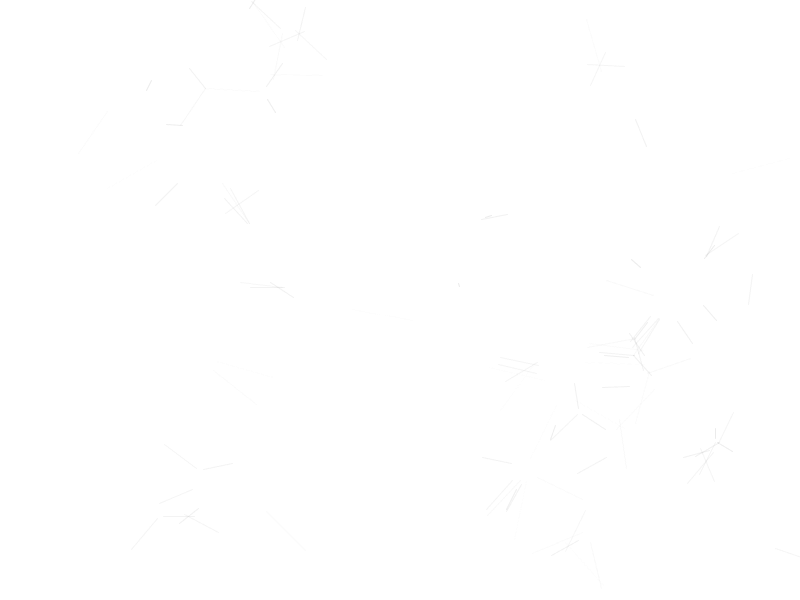
Frame 1 (no input)
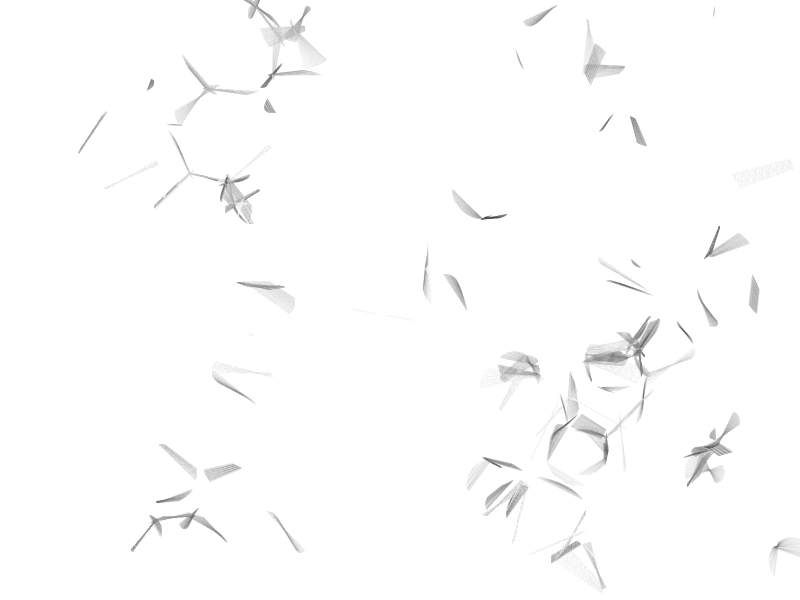
Frame 60 (the mouse pressed at the canvas centre just before this capture)
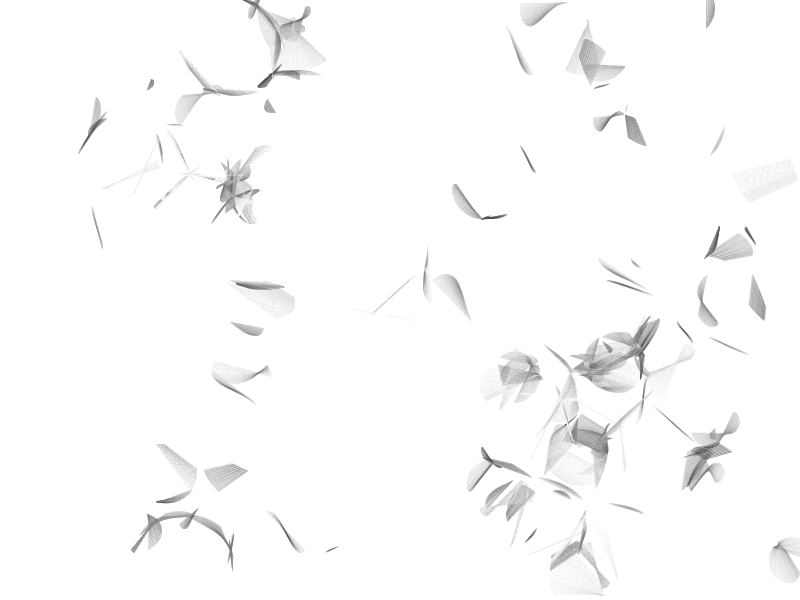
Frame 120 (the mouse held since frame 60 and released just before this capture)

The Processing sketch that drew these frames (run headless with seeded random() and noise(); from frame 60 on, the mouse is pressed at the canvas centre):

// Processing sketch: S3_B_REAS
// ── S3_B_REAS.pde
/* 
   
   Structure 3 
   
   A surface filled with one hundred medium to small sized circles. 
   Each circle has a different size and direction, but moves at the same slow rate. 
   Display: 
   A. The instantaneous intersections of the circles 
   >>> B. The aggregate intersections of the circles 
 
   Restored by Casey Reas <http://reas.com> 
   22 June 2016 
   Processing v.3.1.1 <http://processing.org> 
   
   Implemented by Casey Reas <http://groupc.net> 
   8 March 2004 
   Processing v.68 <http://processing.org> 
 
*/ 
 
int numCircle = 100; 
Circle[] circles = new Circle[numCircle]; 
 
void setup() 
{ 
  size(800, 600);
  frameRate(30); 
  for(int i=0; i<numCircle; i++) { 
    circles[i] = new Circle(random(width), (float)height/(float)numCircle * i, 
                            int(random(2, 6))*10, random(-0.25, 0.25), random(-0.25, 0.25), i); 
  } 
  //ellipseMode(CENTER_DIAMETER); 
  background(255); 
} 
 
 
void draw() 
{ 
  stroke(0, 10); 
  
  for(int i=0; i<numCircle; i++) { 
    circles[i].update(); 
  } 
  
  for(int i=0; i<numCircle; i++) { 
    circles[i].move(); 
  } 
} 
 
 
class Circle 
{ 
  float x, y, r, r2, sp, ysp; 
  int id; 
 
  Circle( float px, float py, float pr, float psp, float pysp, int pid ) { 
    x = px; 
    y = py; 
    r = pr; 
    r2 = r*r; 
    id = pid; 
    sp = psp; 
    ysp = pysp; 
  } 
  
  void update() { 
    for(int i=0; i<numCircle; i++) { 
      if(i != id) { 
        intersect( this, circles[i] ); 
      } 
    } 
  } 
  
  void move() { 
    x += sp; 
    y += ysp; 
    if(sp > 0) { 
      if(x > width+r) { 
        x = -r; 
      }   
    } else { 
      if(x < -r) { 
        x = width+r; 
      } 
    } 
    if(ysp > 0) { 
      if(y > height+r) { 
        y = -r; 
      } 
    } else { 
      if(y < -r) { 
        y = height+r; 
      } 
    } 
  } 
} 
 
 
void intersect( Circle cA, Circle cB ) { 
  float dx = cA.x - cB.x; 
  float dy = cA.y - cB.y; 
  float d2 = dx*dx + dy*dy; 
  float d = sqrt( d2 ); 
 
  if ( d>cA.r+cB.r || d<abs(cA.r-cB.r) ) { 
    return; // no solution 
  } 
  
  float a = (cA.r2 - cB.r2 + d2) / (2*d); 
  float h = sqrt( cA.r2 - a*a ); 
  float x2 = cA.x + a*(cB.x - cA.x)/d; 
  float y2 = cA.y + a*(cB.y - cA.y)/d; 
 
  float paX = x2 + h*(cB.y - cA.y)/d; 
  float paY = y2 - h*(cB.x - cA.x)/d; 
  float pbX = x2 - h*(cB.y - cA.y)/d; 
  float pbY = y2 + h*(cB.x - cA.x)/d; 
 
  stroke(dist(paX, paY, pbX, pbY)*4, 12); 
  line(paX, paY, pbX, pbY); 
} 
 
